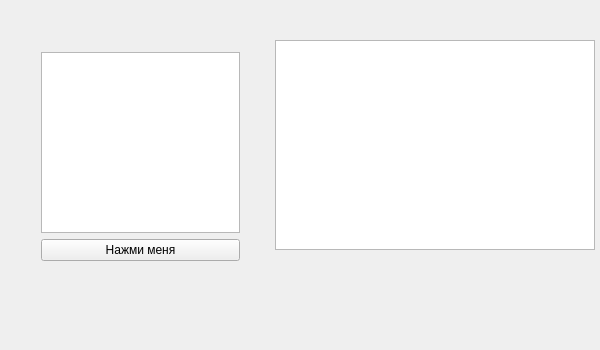
<?xml version="1.0" encoding="UTF-8"?>
<ui version="4.0">
 <class>Widget</class>
 <widget class="QWidget" name="Widget">
  <property name="geometry">
   <rect>
    <x>0</x>
    <y>0</y>
    <width>600</width>
    <height>350</height>
   </rect>
  </property>
  <property name="windowTitle">
   <string>Widget</string>
  </property>
  <widget class="QGraphicsView" name="view">
   <property name="geometry">
    <rect>
     <x>275</x>
     <y>40</y>
     <width>320</width>
     <height>210</height>
    </rect>
   </property>
   <property name="sceneRect">
    <rectf>
     <x>0.000000000000000</x>
     <y>0.000000000000000</y>
     <width>300.000000000000000</width>
     <height>200.000000000000000</height>
    </rectf>
   </property>
  </widget>
  <widget class="QWidget" name="verticalLayoutWidget">
   <property name="geometry">
    <rect>
     <x>30</x>
     <y>41</y>
     <width>221</width>
     <height>231</height>
    </rect>
   </property>
   <layout class="QVBoxLayout" name="verticalLayout">
    <item>
     <widget class="QTextEdit" name="textEdit"/>
    </item>
    <item>
     <widget class="QPushButton" name="button">
      <property name="text">
       <string>Нажми меня</string>
      </property>
     </widget>
    </item>
   </layout>
  </widget>
 </widget>
 <layoutdefault spacing="6" margin="11"/>
 <resources/>
 <connections/>
</ui>
